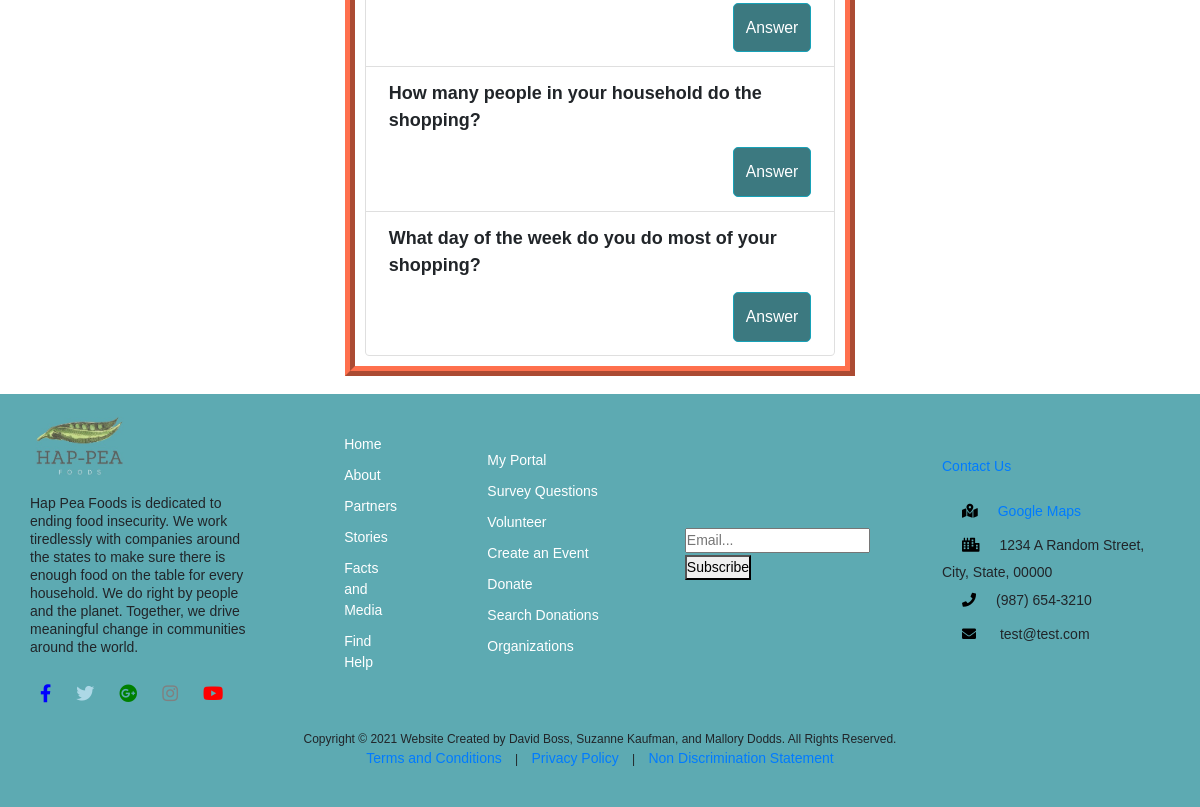
Before: /survey/list (lower part) with the older database file.
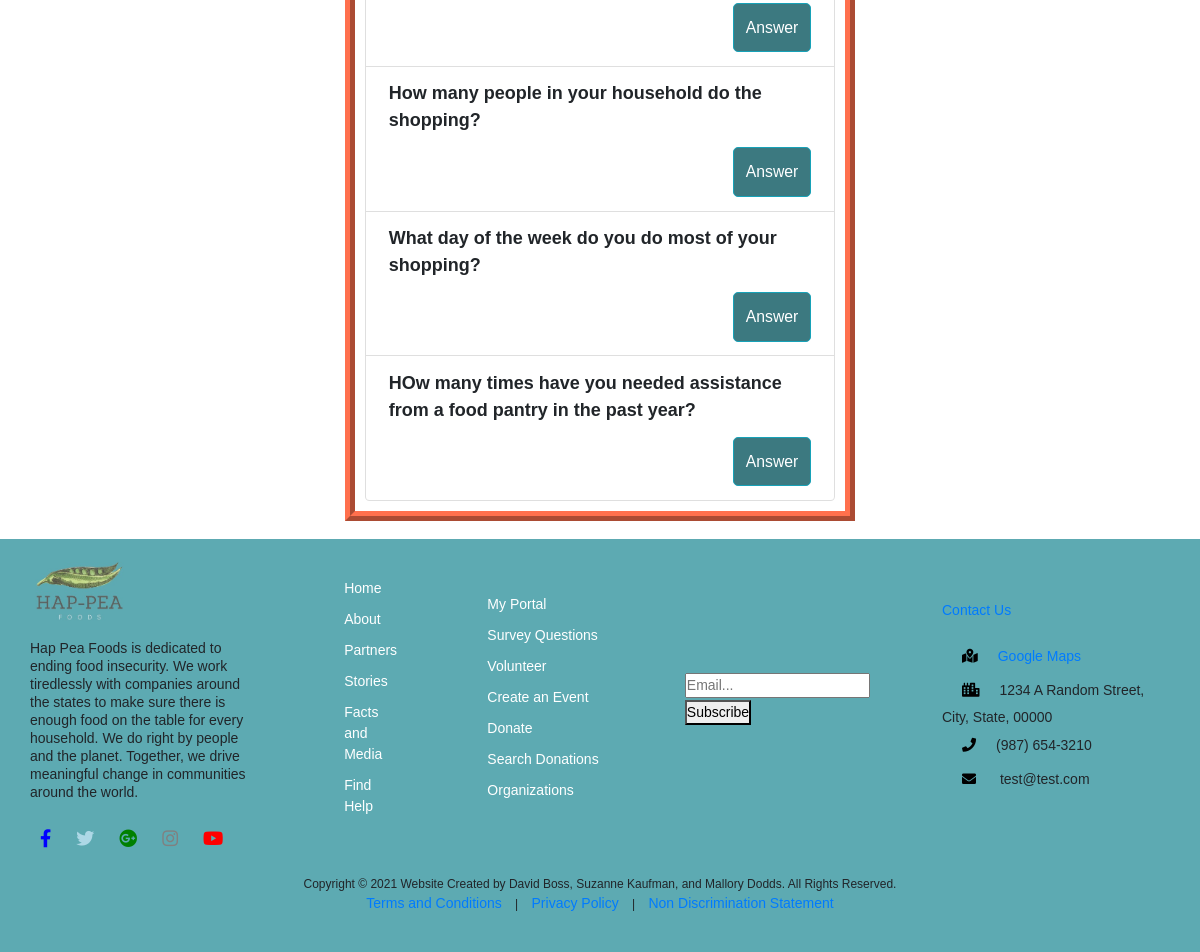
After: the same page with the newer database file.
### survey/models.py (models this page shows, shortened)
class Questionnaire(models.Model):
    question = models.TextField()
    option_one = models.CharField(null=True, max_length=30)
    option_two = models.CharField(null=True, max_length=30)
    option_three = models.CharField(null=True, max_length=30)
    option_four = models.CharField(null=True, max_length=30)
    option_one_count = models.IntegerField(default = 0)
    option_two_count = models.IntegerField(default = 0)
    option_three_count = models.IntegerField(default = 0)
    option_four_count = models.IntegerField(default = 0)
    textAnswer = models.TextField(null = True)

### survey/views.py (the view)
# urls.py: path('list', views.survey_list_view, name='list'),
def survey_list_view(request): # list view
    questions = Questionnaire.objects.all()
    return render(request, 'survey/list.html', {'questions':questions})

### templates/survey/list.html (shortened to what this page needs)
{% extends 'base_layout.html' %}
{% block content %}
    <div class="col-md-6 offset-md-3">
      <div class="container" style="border: 10px solid #FF704D; border-style: ridge; padding: 2%;">
        <br/><br/>
        {% if questions %}
        <ul class="list-group">
            {% for question in questions %}
            <li class="list-group-item">
                <strong> {{ question.question }} </strong>
                <span class="float-right">
                  {% if user.is_superuser %}
                    <a href="{% url 'answer' question.id %}" class="btn btn-info btn-sm">Answer</a>
                    <a href="{% url 'results' question.id %}" class="btn btn-outline-primary btn-sm">View Results</a>
                  {% else %}
                    <a href="{% url 'answer' question.id %}" class="btn btn-info btn-sm">Answer</a>
                  {% endif %}
                </span>
            </li>
            {% endfor %}
        </ul>
        {% else %}
          <p>There are currently no questions.</p>
        {% endif %}
        </div>
    </div>
{% endblock %}

Changed rows visible on the page:
added Questionnaire: question "HOw many times have you needed assistance from a food pantry in the past year?"
